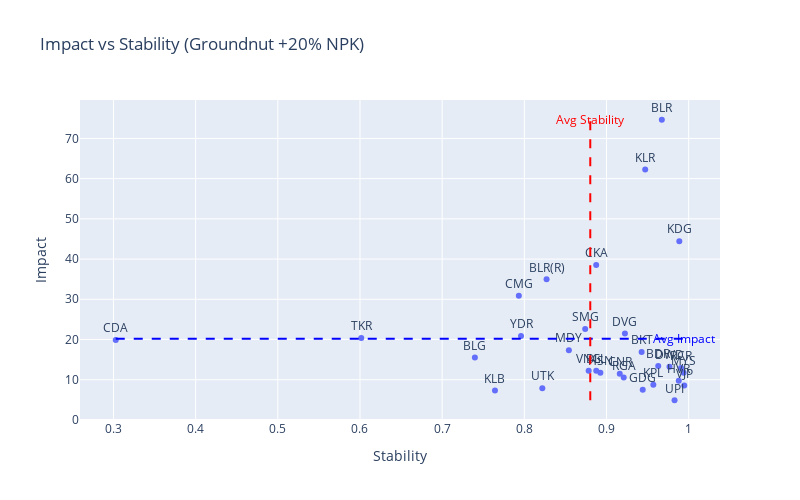

Notebook code cell kept with this figure:
### Markdown cell above
Visualization

### Code cell
import plotly.express as px

# Visualization function
def Calculate_and_visualize_1D(Working_Directory, crop, perturbation, what):
    calculate_and_visualize(perturbation, crop, Working_Directory, what, False)
    stability, stress, impact, stability_column_name, stress_column_name, impact_column_name = calculate_metrics(Working_Directory, crop, perturbation, what)
    
    # Add metrics to Working_Directory DataFrame
    Working_Directory[stability_column_name] = stability
    Working_Directory[stress_column_name] = stress
    Working_Directory[impact_column_name] = impact
    
    # Prepare data for Plotly
    for_plots = Working_Directory[[stability_column_name, impact_column_name, 'Abbreviation']].copy()
    for_plots.rename(columns={stability_column_name: 'stability', impact_column_name: 'Impact'}, inplace=True)

    # Create scatter plot with Plotly
    fig_increase = px.scatter(
        for_plots,
        x='stability',
        y='Impact',
        title=f'Impact vs Stability ({crop} +{perturbation}% {what})',
        labels={'stability': 'Stability', 'Impact': 'Impact'},
        text='Abbreviation',
        size_max=8,
        width=800,
        height=500
    )

    # Update hover labels
    fig_increase.update_traces(
        hoverlabel=dict(bgcolor='grey', font=dict(color='white')),
        textposition='top center'
    )

    # Calculate and add average lines
    avg_x_increase = for_plots['stability'].mean()
    avg_y_increase = for_plots['Impact'].mean()

    fig_increase.add_shape(
        type='line',
        x0=min(for_plots['stability']),
        x1=max(for_plots['stability']),
        y0=avg_y_increase,
        y1=avg_y_increase,
        line=dict(color='blue', width=2, dash='dash')
    )
    fig_increase.add_shape(
        type='line',
        x0=avg_x_increase,
        x1=avg_x_increase,
        y0=min(for_plots['Impact']),
        y1=max(for_plots['Impact']),
        line=dict(color='red', width=2, dash='dash')
    )

    # Add annotations for average lines
    fig_increase.add_annotation(
        x=avg_x_increase,
        y=max(for_plots['Impact']),
        text='Avg Stability',
        showarrow=False,
        font=dict(color='red')
    )
    fig_increase.add_annotation(
        x=max(for_plots['stability']),
        y=avg_y_increase,
        text='Avg Impact',
        showarrow=False,
        font=dict(color='blue')
    )

    # Add tooltips
    fig_increase.update_traces(
        hoverinfo='text+name',
        hovertext=["Impact: " + str(y) +
                   f"<br>Stability: {x}"
                   for x, y in zip(for_plots['stability'], for_plots['Impact'])]
    )

    # Show the plot
    fig_increase.show()

# Example usage
crop = 'Groundnut'
perturbation = 20
what = 'NPK'
Calculate_and_visualize_1D(Working_Directory, crop, perturbation, what)

### Figure 1 — Plotly figure (JSON) as saved in the notebook; plotly's stock layout.template omitted (floating-point values rounded to 4 significant figures)
{"data": [{"hoverinfo": "text+name", "hoverlabel": {"bgcolor": "grey", "font": {"color": "white"}}, "hovertemplate": "Stability=%{x}<br>Impact=%{y}<br>Abbreviation=%{text}<extra></extra>", "hovertext": ["Impact: 74.64788732394366<br>Stability: 0.9673478075776927", "Impact: 34.95145631067961<br>Stability: 0.8270802165055039", "Impact: 10.538302277432713<br>Stability: 0.9209681931521012", "Impact: 19.890630696317903<br>Stability: 0.3027598370127106", "Impact: 21.48625843780135<br>Stability: 0.9224168339110868", "Impact: 62.27194492254733<br>Stability: 0.9471081919357781", "Impact: 38.54458777341559<br>Stability: 0.8874333556325893", "Impact: 22.58064516129032<br>Stability: 0.8740521802590768", "Impact: 20.378034623731896<br>Stability: 0.6015690567414704", "Impact: 30.851880276285492<br>Stability: 0.7933050103821861", "Impact: nan<br>Stability: 0.970923797360579", "Impact: 4.885454043610268<br>Stability: 0.9828072736118713", "Impact: 11.708253358925145<br>Stability: 0.8925338036449147", "Impact: 44.44444444444444<br>Stability: 0.9885989985606843", "Impact: 17.33594515181195<br>Stability: 0.8541896247643374", "Impact: 11.751152073732719<br>Stability: 0.9938362829167426", "Impact: 11.446938085034397<br>Stability: 0.9161385797401123", "Impact: 15.540096129521883<br>Stability: 0.7398139025725232", "Impact: 8.54402789886661<br>Stability: 0.9946165541567841", "Impact: 16.91557931142902<br>Stability: 0.9427671349510431", "Impact: 13.202379828123526<br>Stability: 0.9766496381438909", "Impact: 7.493935912166474<br>Stability: 0.9440804163300058", "Impact: 9.75476541591567<br>Stability: 0.9879427633122214", "Impact: 7.895424836601308<br>Stability: 0.8219035455817065", "Impact: 12.221810493275498<br>Stability: 0.8875266070668371", "Impact: 13.409961685823754<br>Stability: 0.9629507997324089", "Impact: 7.321772639691715<br>Stability: 0.7642603742220601", "Impact: 20.86527755686337<br>Stability: 0.7959415354051369", "Impact: 12.87929371615105<br>Stability: 0.9907121571489388", "Impact: 8.745247148288973<br>Stability: 0.9569956820531533", "Impact: 12.221810493275498<br>Stability: 0.8782845790508627"], "legendgroup": "", "marker": {"color": "#636efa", "symbol": "circle"}, "mode": "markers+text", "name": "", "orientation": "v", "showlegend": false, "text": ["BLR", "BLR(R)", "RGA", "CDA", "DVG", "KLR", "CKA", "SMG", "TKR", "CMG", "DKA", "UPI", "HSN", "KDG", "MDY", "MYS", "CNR", "BLG", "VJP", "BKT", "DWD", "GDG", "HVR", "UTK", "BLL", "BDR", "KLB", "YDR", "RCR", "KPL", "VNG"], "textposition": "top center", "type": "scatter", "x": [0.9673, 0.8271, 0.921, 0.3028, 0.9224, 0.9471, 0.8874, 0.8741, 0.6016, 0.7933, 0.9709, 0.9828, 0.8925, 0.9886, 0.8542, 0.9938, 0.9161, 0.7398, 0.9946, 0.9428, 0.9766, 0.9441, 0.9879, 0.8219, 0.8875, 0.963, 0.7643, 0.7959, 0.9907, 0.957, 0.8783], "xaxis": "x", "y": [74.65, 34.95, 10.54, 19.89, 21.49, 62.27, 38.54, 22.58, 20.38, 30.85, null, 4.885, 11.71, 44.44, 17.34, 11.75, 11.45, 15.54, 8.544, 16.92, 13.2, 7.494, 9.755, 7.895, 12.22, 13.41, 7.322, 20.87, 12.88, 8.745, 12.22], "yaxis": "y"}], "layout": {"annotations": [{"font": {"color": "red"}, "showarrow": false, "text": "Avg Stability", "x": 0.8802, "y": 74.65}, {"font": {"color": "blue"}, "showarrow": false, "text": "Avg Impact", "x": 0.9946, "y": 20.16}], "height": 500, "legend": {"tracegroupgap": 0}, "shapes": [{"line": {"color": "blue", "dash": "dash", "width": 2}, "type": "line", "x0": 0.3028, "x1": 0.9946, "y0": 20.16, "y1": 20.16}, {"line": {"color": "red", "dash": "dash", "width": 2}, "type": "line", "x0": 0.8802, "x1": 0.8802, "y0": 4.885, "y1": 74.65}], "title": {"text": "Impact vs Stability (Groundnut +20% NPK)"}, "width": 800, "xaxis": {"anchor": "y", "domain": [0, 1], "title": {"text": "Stability"}}, "yaxis": {"anchor": "x", "domain": [0, 1], "title": {"text": "Impact"}}}}
